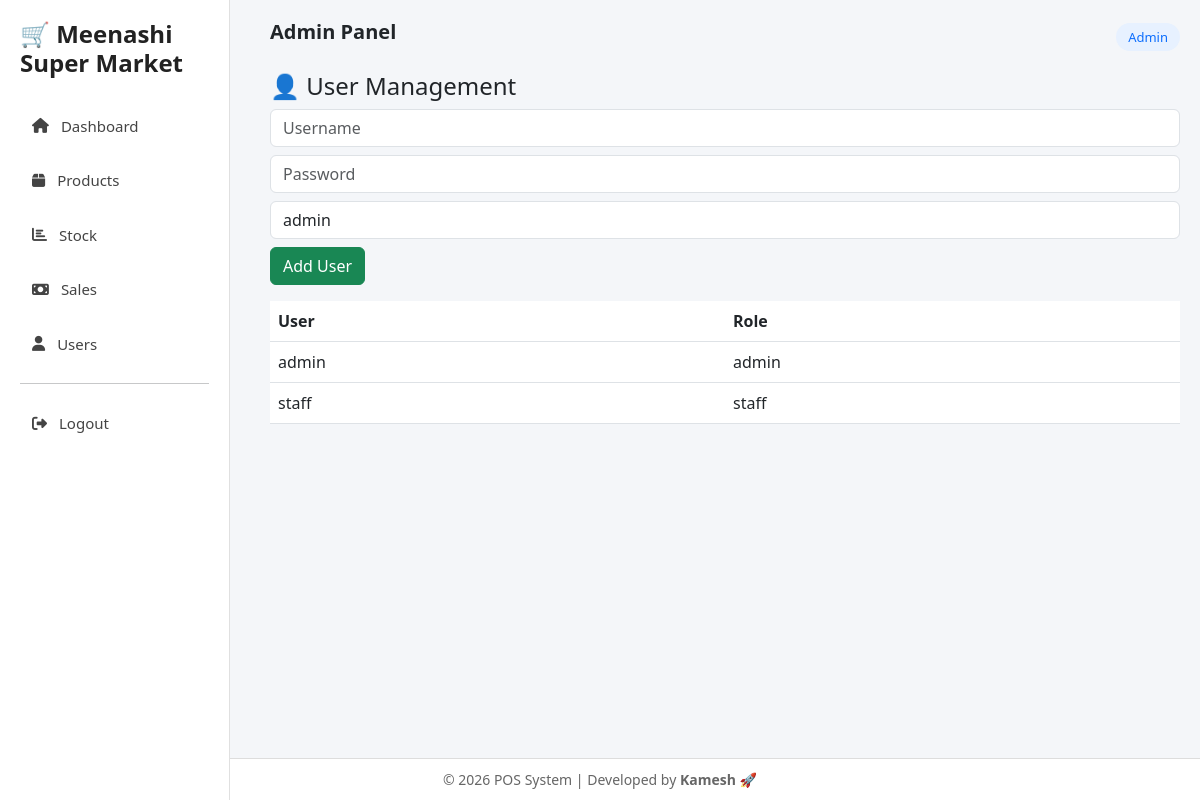
Screenshot of /users (signed in) with the database file from the repository.
### models.py (models this page shows)
class User(db.Model):
    __tablename__ = "user"
    id = db.Column(db.Integer, primary_key=True)
    username = db.Column(db.String(50), unique=True)
    password = db.Column(db.String(200))
    role = db.Column(db.String(10))

### app.py (the view)
@app.route("/users")
def users():
    if session.get("role") != "admin":
        return redirect("/")
    return render_template("users.html", users=User.query.all())

### templates/users.html (shortened to what this page needs)
{% extends "base.html" %}
{% block content %}
<h4>👤 User Management</h4>
<form method="POST" action="/add_user" class="mb-3">
<input name="username" class="form-control mb-2" placeholder="Username">
<input name="password" class="form-control mb-2" placeholder="Password">
<select name="role" class="form-control mb-2">
<option>admin</option>
</select>
<button class="btn btn-success">Add User</button>
</form>
<table class="table">
<tr><th>User</th><th>Role</th></tr>
{% for u in users %}
<tr><td>{{u.username}}</td><td>{{u.role}}</td></tr>
{% endfor %}
</table>
{% endblock %}

### templates/base.html (style rules this page uses)
html, body { height:100%; }
body { display:flex; flex-direction:column; background:#f4f6f9; font-family:'Segoe UI', sans-serif; }
.table { background:white; border-radius:10px; }

### rows the page displays
User: username "admin", role "admin"
User: username "staff", role "staff"
